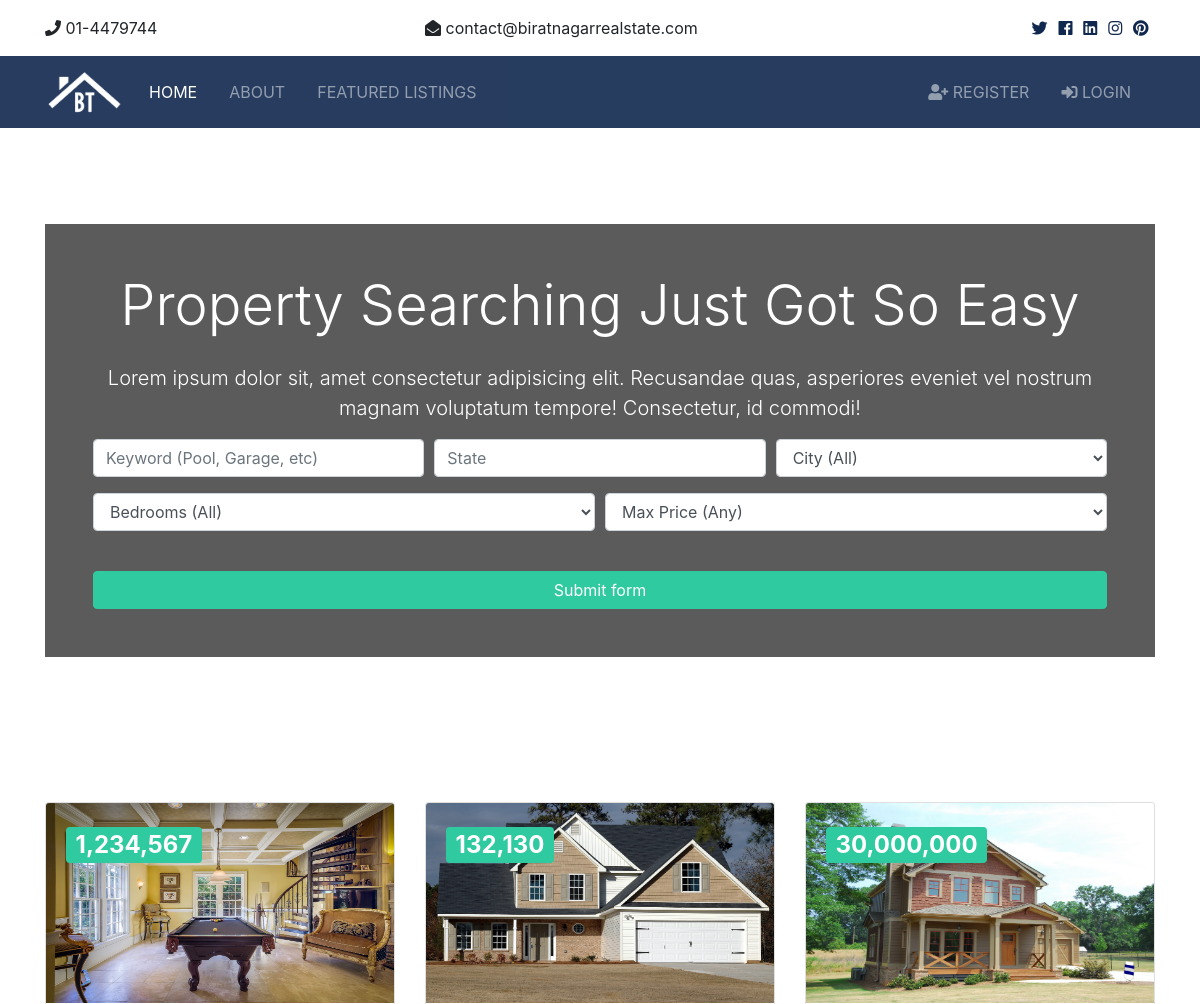
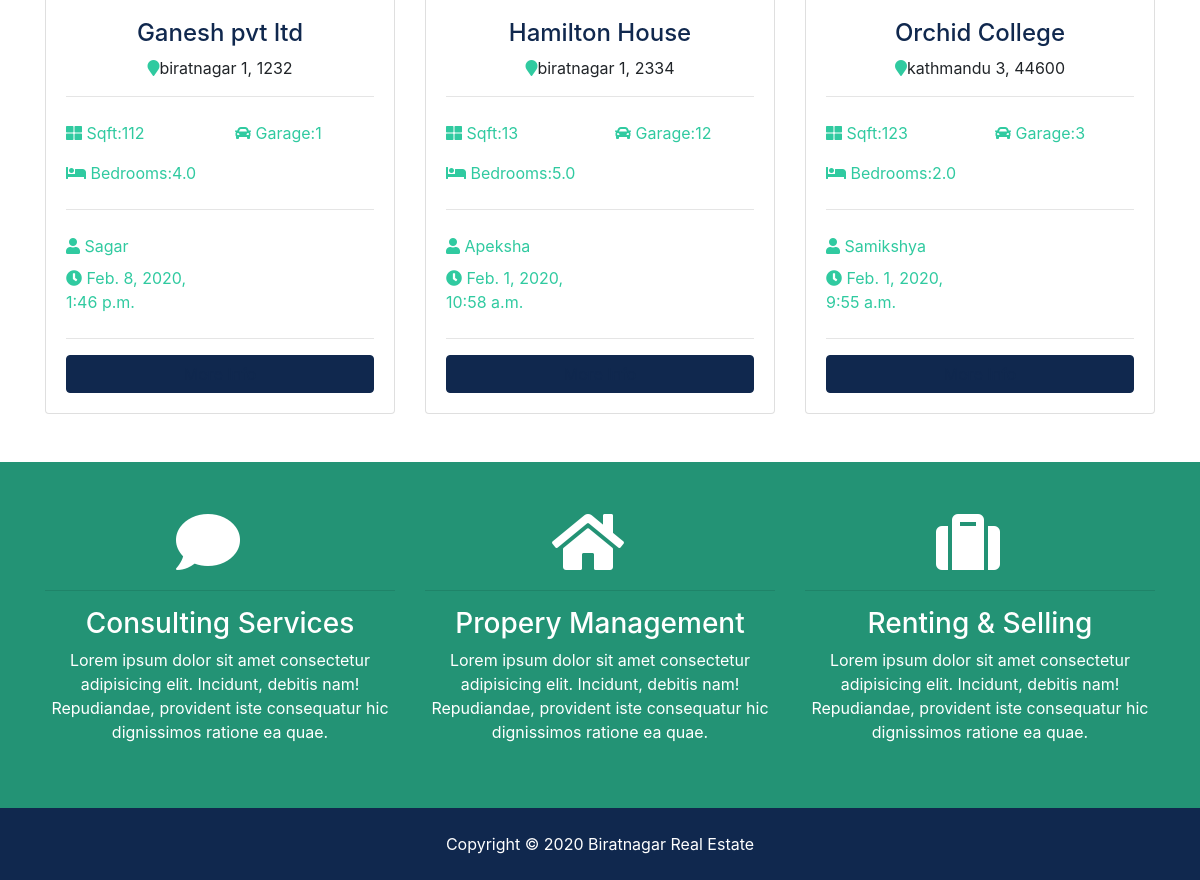
The page / on the database its author committed (2 pictures, top to bottom).
### listings/models.py (models this page shows, shortened)
class Listing(models.Model):
    realtor = models.ForeignKey(Realtor,on_delete=models.DO_NOTHING)
    title = models.CharField(max_length=200)
    address = models.CharField(max_length=200)
    city = models.CharField(max_length=200)
    state = models.CharField(max_length=200)
    zipcode = models.TextField(max_length=20)
    description = models.TextField(blank=True)
    price = models.IntegerField()
    bedrooms = models.DecimalField(max_digits=2,decimal_places=1)
    garage = models.IntegerField(default=0)
    sqft = models.IntegerField()
    lot_size = models.DecimalField(max_digits=5,decimal_places=1)
    photo_main = models.ImageField(upload_to='photos/%Y/%m/%d/')
    photo_1 = models.ImageField(upload_to='photos/%Y/%m/%d/',blank=True)
    photo_2 = models.ImageField(upload_to='photos/%Y/%m/%d/',blank=True)
    photo_3 = models.ImageField(upload_to='photos/%Y/%m/%d/',blank=True)
    photo_4 = models.ImageField(upload_to='photos/%Y/%m/%d/',blank=True)
    photo_5 = models.ImageField(upload_to='photos/%Y/%m/%d/',blank=True)
    photo_6 = models.ImageField(upload_to='photos/%Y/%m/%d/',blank=True)
    is_published = models.BooleanField(default=True)
    list_date = models.DateTimeField(default=datetime.now,blank=True)

### realtors/models.py (models this page shows)
class Realtor(models.Model):
    name = models.CharField(max_length=200)
    photo = models.ImageField(upload_to='photos/%Y/%m/%d/')
    description = models.TextField(blank=True)
    phone = models.CharField(max_length=12)
    email = models.CharField(max_length=50)
    is_mvp = models.BooleanField(default=False)
    hire_date = models.DateTimeField(default=datetime.now,blank=True)
    def __str__(self):
        return self.name

### pages/views.py (the view)
# urls.py: path('',views.index,name='listings'),
def index(request):
    listings = Listing.objects.order_by('-list_date').filter(is_published=True)[ :3 ]
    context={
        'listings' : listings,
        'city_choices' : city_choices,
        'price_choices' : price_choices,
        'bedroom_choices' : bedroom_choices
    }
    return render(request,'pages/index.html',context)

### templates/pages/index.html (shortened to what this page needs)
 {% extends 'base.html' %}
{% block content %}
{% load humanize %}
<section id="showcase">
    <div class="container text-center">
        <div class="home-search p-5">
            <div class="overlay p-5">
                <h1 class="display-4 mb-4">
                    Property Searching Just Got So Easy
                </h1>
                <p class="lead">Lorem ipsum dolor sit, amet consectetur adipisicing elit. Recusandae quas, asperiores eveniet vel nostrum magnam
                    voluptatum tempore! Consectetur, id commodi!</p>
                <div class="search">
                    <form action="{% url 'search' %}">
                        <div class="form-row">
                            <div class="col-md-4 mb-3">
                                <input type="text" name="keywords" class="form-control" placeholder="Keyword (Pool, Garage, etc)" value="{{ values.keywords }}">
                            </div>
                            <div class="col-md-4 mb-3">
                                <input type="text" name="state"  class="form-control"  placeholder="State">
                            </div>
                            <div class="col-md-4 mb-3">
                                <select name="city" class="form-control">
                                    <option selected="true" disabled="disabled">City (All)</option>
                                </select>
                            </div>
                        </div>
                        <div class="form-row">
                            <div class="col-md-6 mb-3">
                                <select name="bedrooms" class="form-control">
                                    <option selected="true" disabled="disabled">Bedrooms (All)</option>
                                </select>
                            </div>
                            <div class="col-md-6 mb-3">
                                <select name="price" class="form-control" id="type">
                                    <option selected="true" disabled="disabled">Max Price (Any)</option>
                                </select>
                            </div>
                        </div>
                        <button class="btn btn-secondary btn-block mt-4" type="submit">Submit form</button>
                    </form>
                </div>
            </div>
        </div>
    </div>
</section>
<section id="listings" class="py-4">
    <div class="container">
        <div class="row">
            {% if listings %}
            {% for listing in listings %}
            <div class="col-md-6 col-lg-4 mb-4">
                <div class="card listing-preview">
                    <img class="card-img-top" height=200 width=400 src="{{ listing.photo_main.url }}" alt="">
                    <div class="card-img-overlay">
                        <h2>
                            <span class="badge badge-secondary text-white">{{ listing.price | intcomma }}</span>
                        </h2>
                    </div>
                    <div class="card-body">
                        <div class="listing-heading text-center">
                            <h4 class="text-primary">{{ listing.title }}</h4>
                            <p>
                                <i class="fas fa-map-marker text-secondary"></i>{{ listing.city}}
                                {{ listing.state}}, {{listing.zipcode}}</p>
                        </div>
                        <hr>
                        <div class="row py-2 text-secondary">
                            <div class="col-6">
                                <i class="fas fa-th-large"></i> Sqft:{{ listing.sqft }}</div>
                            <div class="col-6">
                                <i class="fas fa-car"></i> Garage:{{ listing.garage }}</div>
                        </div>
                        <div class="row py-2 text-secondary">
                            <div class="col-6">
                                <i class="fas fa-bed"></i> Bedrooms:{{ listing.bedrooms }}</div>
                        </div>
                        <hr>
                        <div class="row py-2 text-secondary">
                            <div class="col-12">
                                <i class="fas fa-user"></i> {{ listing.realtor }}</div>
                        </div>
                        <div class="row text-secondary pb-2">
                            <div class="col-6">
                                <i class="fas fa-clock"></i> {{ listing.list_date  }}</div>
                        </div>
                        <hr>
                        <a href="{% url 'listing' listing.id %}" class="btn btn-primary btn-block">More Info</a>
                    </div>
                </div>
            </div>
           {% endfor %}
            {% else %}
            <div class=col-md-12>
                <h1>No listing available</h1>
            </div>
            {% endif %}
             </div>
    </div>
</section>
<section id="services" class="py-5 bg-secondary text-white">
    <div class="container">
        <div class="row text-center">
            <div class="col-md-4">
                <i class="fas fa-comment fa-4x mr-4"></i>
                <hr>
                <h3>Consulting Services</h3>
                <p>Lorem ipsum dolor sit amet consectetur adipisicing elit. Incidunt, debitis nam! Repudiandae, provident iste consequatur
                    hic dignissimos ratione ea quae.</p>
            </div>
            <div class="col-md-4">
                <i class="fas fa-home fa-4x mr-4"></i>
                <hr>
                <h3>Propery Management</h3>
                <p>Lorem ipsum dolor sit amet consectetur adipisicing elit. Incidunt, debitis nam! Repudiandae, provident iste consequatur
                    hic dignissimos ratione ea quae.</p>
            </div>
            <div class="col-md-4">
                <i class="fas fa-suitcase fa-4x mr-4"></i>
                <hr>
                <h3>Renting & Selling</h3>
                <p>Lorem ipsum dolor sit amet consectetur adipisicing elit. Incidunt, debitis nam! Repudiandae, provident iste consequatur
                    hic dignissimos ratione ea quae.</p>
            </div>
        </div>
    </div>
</section>
{% endblock %}

### btre/static/css/all.css (style rules this page uses)
.fa, .fas, .far, .fal, .fab { -moz-osx-font-smoothing: grayscale; -webkit-font-smoothing: antialiased; display: inline-block; font-style: normal; font-variant: normal; text-rendering: auto; line-height: 1; }
.fa-4x { font-size: 4em; }
.fa-bed:before { content: "\f236"; }
.fa-car:before { content: "\f1b9"; }
.fa-clock:before { content: "\f017"; }
.fa-comment:before { content: "\f075"; }
.fa-home:before { content: "\f015"; }
.fa-map-marker:before { content: "\f041"; }
.fa-suitcase:before { content: "\f0f2"; }
.fa-th-large:before { content: "\f009"; }
.fa-user:before { content: "\f007"; }
.fa, .fas { font-family: 'Font Awesome 5 Free'; font-weight: 900; }

### btre/static/css/admin.css (style rules this page uses)
a:link,a:visited { color:#10284e; }

### btre/static/css/style.css (style rules this page uses)
.btn-secondary { color: #fff !important; }
img { width: 100%; }
#showcase { background: url(../img/showcase.jpg) no-repeat top center fixed/cover; position: relative; min-height: 650px; color: #fff; padding-top: 6rem; }
#showcase .home-search { min-height: 400px; position: relative; border-radius: 5px; }
#showcase .overlay { content: ''; position: absolute; top: 0; left: 0; min-height: 400px; width: 100%; background: rgba(51, 51, 51, 0.8); }
#services { background: url(../img/building.jpg) no-repeat top center fixed/cover; min-height: 300px; position: relative; overflow: hidden; }
#services::before { content: ''; position: absolute; top: 0; left: 0; min-height: 100%; width: 100%; background: rgba(32, 134, 107, 0.8); }
.listing-preview a { position: relative; }

### rows shown on the page
Listing: photo_main (picture), price "1,234,567", title "Ganesh pvt ltd", city "biratnagar", state "1", zipcode "1232", sqft "112", garage "1", bedrooms "4.0", realtor "Sagar", list_date "Feb. 8, 2020, 1:46 p.m."
Listing: photo_main (picture), price "132,130", title "Hamilton House", city "biratnagar", state "1", zipcode "2334", sqft "13", garage "12", bedrooms "5.0", realtor "Apeksha", list_date "Feb. 1, 2020, 10:58 a.m."
Listing: photo_main (picture), price "30,000,000", title "Orchid College", city "kathmandu", state "3", zipcode "44600", sqft "123", garage "3", bedrooms "2.0", realtor "Samikshya", list_date "Feb. 1, 2020, 9:55 a.m."
